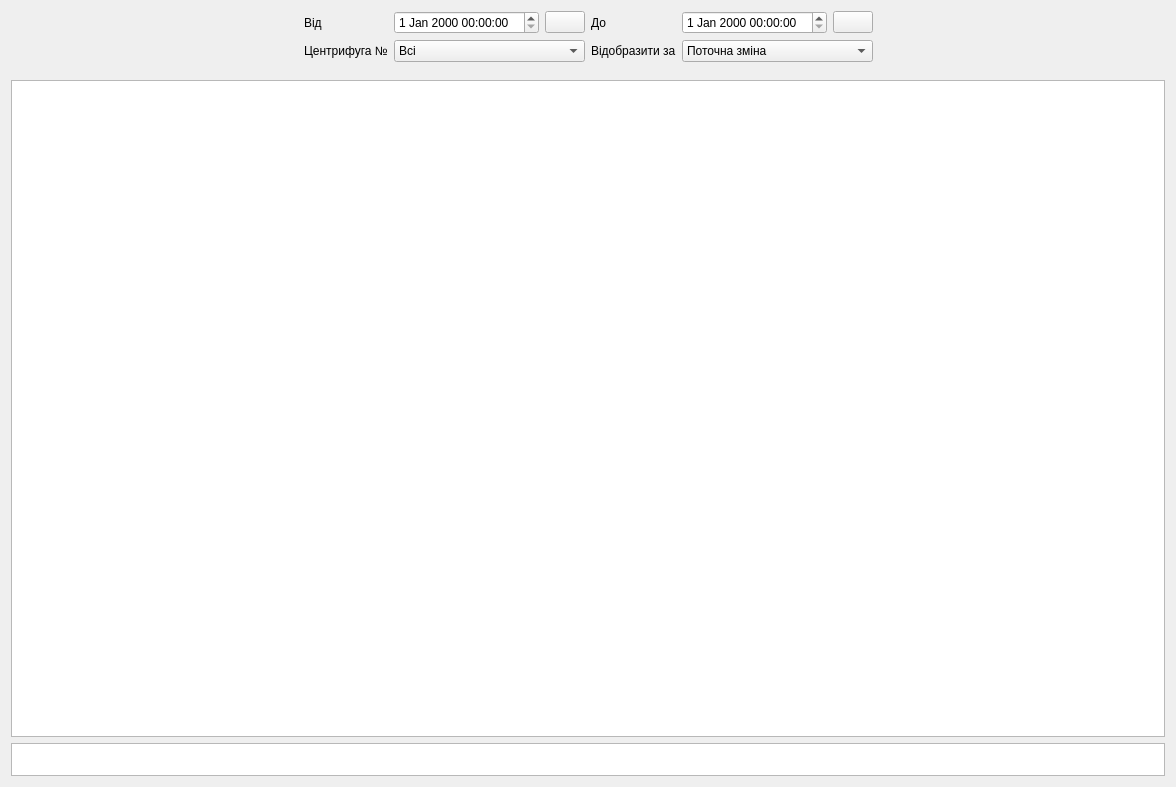
<?xml version="1.0" encoding="UTF-8"?>
<ui version="4.0">
 <class>Report</class>
 <widget class="QWidget" name="Report">
  <property name="geometry">
   <rect>
    <x>0</x>
    <y>0</y>
    <width>1176</width>
    <height>787</height>
   </rect>
  </property>
  <property name="windowTitle">
   <string>Form</string>
  </property>
  <layout class="QGridLayout" name="gridLayout">
   <item row="0" column="2">
    <widget class="QDateTimeEdit" name="sbStart"/>
   </item>
   <item row="0" column="4">
    <widget class="QLabel" name="label_3">
     <property name="text">
      <string>До</string>
     </property>
    </widget>
   </item>
   <item row="0" column="0" rowspan="2">
    <spacer name="horizontalSpacer_2">
     <property name="orientation">
      <enum>Qt::Horizontal</enum>
     </property>
     <property name="sizeHint" stdset="0">
      <size>
       <width>40</width>
       <height>20</height>
      </size>
     </property>
    </spacer>
   </item>
   <item row="4" column="0" colspan="8">
    <widget class="QTableView" name="twReport">
     <property name="font">
      <font>
       <pointsize>10</pointsize>
      </font>
     </property>
    </widget>
   </item>
   <item row="1" column="5" colspan="2">
    <widget class="QComboBox" name="cbSelZm">
     <item>
      <property name="text">
       <string>Поточна зміна</string>
      </property>
     </item>
     <item>
      <property name="text">
       <string>Попердня зміна</string>
      </property>
     </item>
     <item>
      <property name="text">
       <string>Поточна+Попередея</string>
      </property>
     </item>
     <item>
      <property name="text">
       <string>Інший діапазон</string>
      </property>
     </item>
    </widget>
   </item>
   <item row="1" column="2" colspan="2">
    <widget class="QComboBox" name="cf_no">
     <item>
      <property name="text">
       <string>Всі</string>
      </property>
     </item>
     <item>
      <property name="text">
       <string>1</string>
      </property>
     </item>
     <item>
      <property name="text">
       <string>2</string>
      </property>
     </item>
     <item>
      <property name="text">
       <string>3</string>
      </property>
     </item>
     <item>
      <property name="text">
       <string>4</string>
      </property>
     </item>
     <item>
      <property name="text">
       <string>5</string>
      </property>
     </item>
    </widget>
   </item>
   <item row="1" column="4">
    <widget class="QLabel" name="label_4">
     <property name="text">
      <string>Відобразити за</string>
     </property>
    </widget>
   </item>
   <item row="0" column="3">
    <widget class="QPushButton" name="bnStart">
     <property name="icon">
      <iconset>
       <normaloff>:/butons/pict/calendar_48x48.png</normaloff>:/butons/pict/calendar_48x48.png</iconset>
     </property>
    </widget>
   </item>
   <item row="0" column="1">
    <widget class="QLabel" name="label_2">
     <property name="text">
      <string>Від</string>
     </property>
    </widget>
   </item>
   <item row="0" column="6">
    <widget class="QPushButton" name="bnStop">
     <property name="icon">
      <iconset>
       <normaloff>:/butons/pict/calendar_48x48.png</normaloff>:/butons/pict/calendar_48x48.png</iconset>
     </property>
    </widget>
   </item>
   <item row="0" column="7" rowspan="4">
    <spacer name="horizontalSpacer">
     <property name="orientation">
      <enum>Qt::Horizontal</enum>
     </property>
     <property name="sizeHint" stdset="0">
      <size>
       <width>40</width>
       <height>20</height>
      </size>
     </property>
    </spacer>
   </item>
   <item row="1" column="1">
    <widget class="QLabel" name="label">
     <property name="text">
      <string>Центрифуга №</string>
     </property>
    </widget>
   </item>
   <item row="0" column="5">
    <widget class="QDateTimeEdit" name="sbStop"/>
   </item>
   <item row="5" column="0" colspan="8">
    <widget class="QTableView" name="twAgrReport">
     <property name="maximumSize">
      <size>
       <width>16777215</width>
       <height>33</height>
      </size>
     </property>
     <property name="font">
      <font>
       <pointsize>10</pointsize>
      </font>
     </property>
     <property name="verticalScrollBarPolicy">
      <enum>Qt::ScrollBarAlwaysOff</enum>
     </property>
     <property name="horizontalScrollBarPolicy">
      <enum>Qt::ScrollBarAlwaysOff</enum>
     </property>
    </widget>
   </item>
  </layout>
 </widget>
 <resources/>
 <connections/>
</ui>
